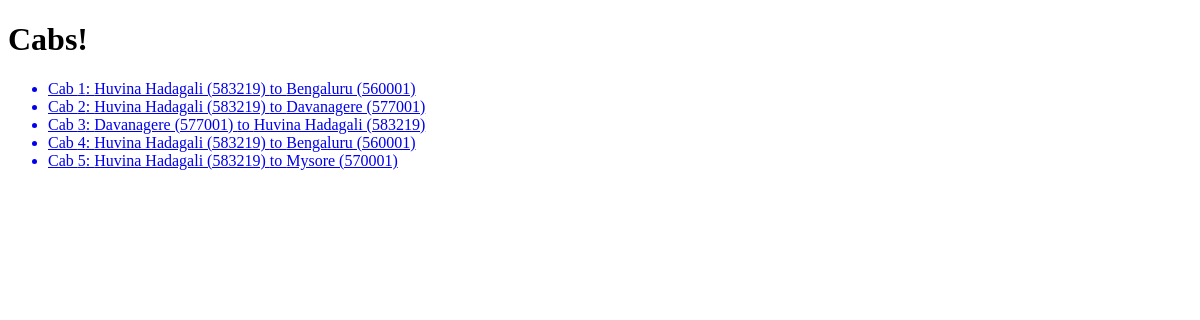
The page /cabs/ on the database as committed earlier.
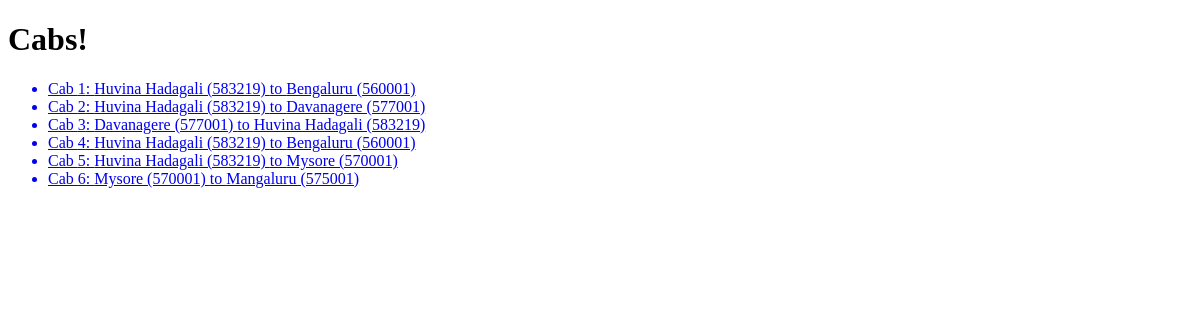
The same page on the database as committed later.
### cabs/models.py (models this page shows, shortened)
class Cabs(models.Model):
    pick = models.ForeignKey(Station, on_delete= models.CASCADE, related_name="departures")
    drop = models.ForeignKey(Station, on_delete=models.CASCADE, related_name="arrivals")
    cost = models.IntegerField()

class Station(models.Model):
    pin_code = models.IntegerField()
    city = models.CharField(max_length=64)
    def __str__(self):
        return f"{self.city} ({self.pin_code})"

### cabs/views.py (the view)
# urls.py: path("", views.index, name = "index"),
def index(request):
    return render(request, "cabs/index.html",{
        "cabs" : Cabs.objects.all()
    })

### cabs/templates/cabs/index.html
{% extends "cabs/layout.html" %}
{% block body %}
    <h1> Cabs!</h1>
    <ul>
        {% for cab in cabs %}
            <a href="{% url 'cab' cab.id %}">
                <li>Cab {{cab.id}}: {{ cab.pick }} to {{ cab.drop }}</li>
            </a>
        {% endfor %}
    </ul>
{% endblock %}

### cabs/templates/cabs/layout.html (shortened to what this page needs)
<!DOCTYPE html>
<html lang="en">
    <head>
    </head>
    <body>
        {% block body %}
        {% endblock %}
    </body>
</html>

Rows that differ between the two databases and show on the page:
added Cabs: id "6", pick "Mysore (570001)", drop "Mangaluru (575001)"
